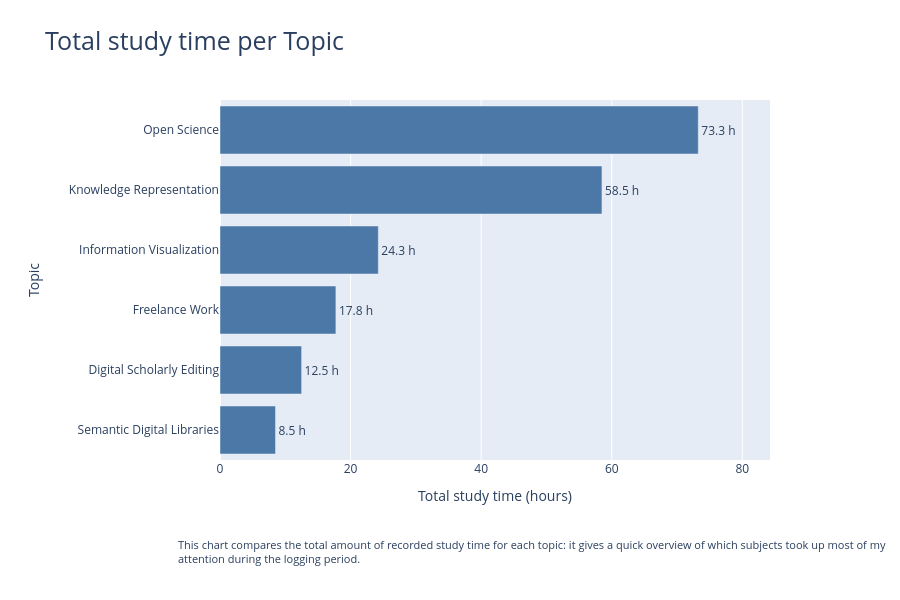

Notebook cell for this chart:
### Code cell
# create a horizontal bar chart and customize it with titles, labels and colors
fig = px.bar(
    topic_hours,
    x="duration_hours",
    y="topic",
    orientation="h",
    title="Total study time per Topic",
    labels={
        "duration_hours": "Total study time (hours)",
        "topic": "Topic"
    },
    text="duration_hours",
    color_discrete_sequence=["#4C78A8"]
)

# show the total hours as text labels alongside the bars with a single decimal place
fig.update_traces(
    texttemplate="%{text:.1f} h",
    textposition="outside"
)

# compute the maximum hours value for x-axis padding for better visualization of the text labels
max_hours = topic_hours["duration_hours"].max()

# customize the layout of the figure for better aesthetics and readability
fig.update_layout(
    height=600,
    showlegend=False,
    title_font=dict(size=25),
    xaxis_title="Total study time (hours)",
    yaxis_title="Topic",
    margin=dict(l=220, r=130, t=100, b=140),
    xaxis=dict(
        range=[0, max_hours * 1.15]
    ),
    yaxis=dict(
        title=dict(
            text="Topic",
            standoff=25
        )
    ),
    annotations=[
        dict(
            text="This chart compares the total amount of recorded study time for each topic: "
                 "it gives a quick overview of which subjects took up "
                 "most of my<br>attention during the logging period.",
            x=-0.08,
            y=-0.3,
            xref="paper",
            yref="paper",
            showarrow=False,
            align="left",
            font=dict(size=11),
        )
    ],
)

# save the figure as a static high-resolution image to the charts directory
fig.write_image(
    CHARTS_DIR / "total_study_time_per_topic.jpg",
    width=1200,
    height=600,
    scale=2
)

# display the figure in the notebook
fig.show()

### Figure 1 — Plotly figure (JSON) as saved in the notebook; plotly's stock layout.template omitted (floating-point values rounded to 4 significant figures)
{"data": [{"hovertemplate": "Total study time (hours)=%{text}<br>Topic=%{y}<extra></extra>", "legendgroup": "", "marker": {"color": "#4C78A8", "pattern": {"shape": ""}}, "name": "", "orientation": "h", "showlegend": false, "text": [8.5, 12.5, 17.75, 24.25, 58.5, 73.25], "textposition": "outside", "texttemplate": "%{text:.1f} h", "type": "bar", "x": [8.5, 12.5, 17.75, 24.25, 58.5, 73.25], "xaxis": "x", "y": ["Semantic Digital Libraries", "Digital Scholarly Editing", "Freelance Work", "Information Visualization", "Knowledge Representation", "Open Science"], "yaxis": "y"}], "layout": {"annotations": [{"align": "left", "font": {"size": 11}, "showarrow": false, "text": "This chart compares the total amount of recorded study time for each topic: it gives a quick overview of which subjects took up most of my<br>attention during the logging period.", "x": -0.08, "xref": "paper", "y": -0.3, "yref": "paper"}], "barmode": "relative", "height": 600, "legend": {"tracegroupgap": 0}, "margin": {"b": 140, "l": 220, "r": 130, "t": 100}, "showlegend": false, "title": {"font": {"size": 25}, "text": "Total study time per Topic"}, "xaxis": {"anchor": "y", "domain": [0, 1], "range": [0, 84.24], "title": {"text": "Total study time (hours)"}}, "yaxis": {"anchor": "x", "domain": [0, 1], "title": {"standoff": 25, "text": "Topic"}}}}
